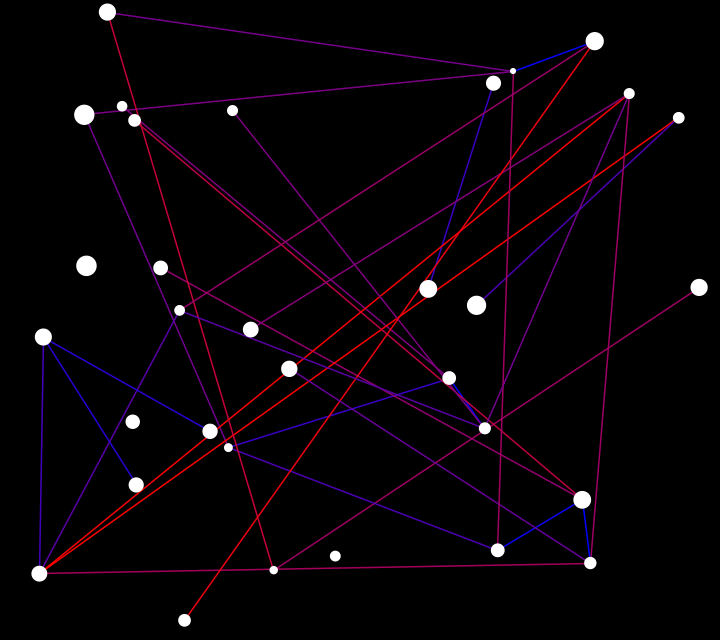
Frame 1 (no input)
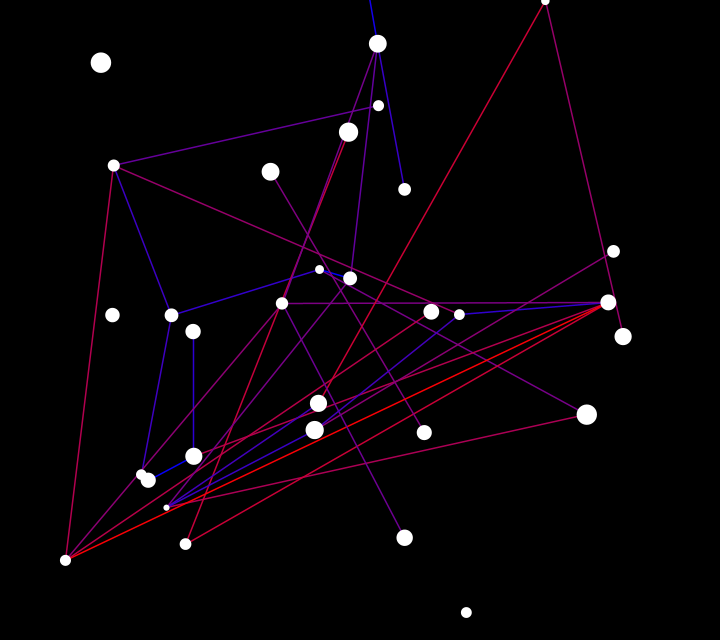
Frame 60 (the mouse pressed at the canvas centre just before this capture)
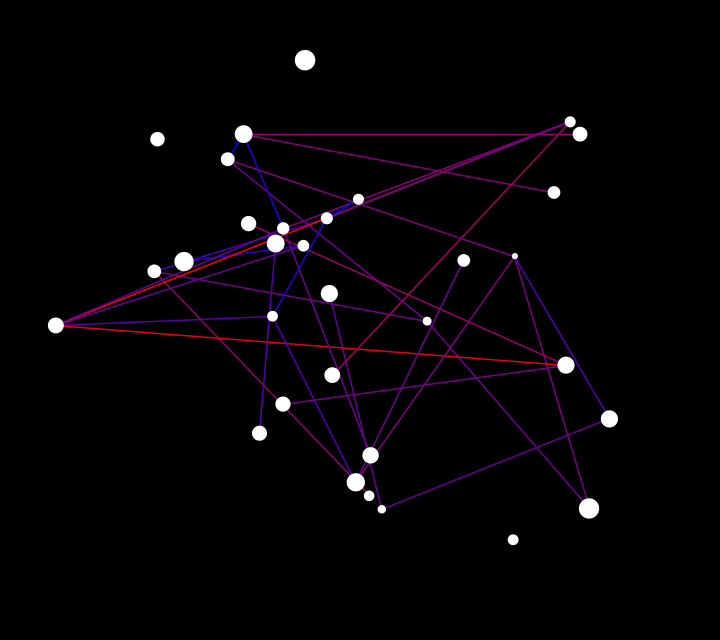
Frame 120 (the mouse held since frame 60 and released just before this capture)

The Processing sketch that drew these frames (run headless with seeded random() and noise(); from frame 60 on, the mouse is pressed at the canvas centre):

// Processing sketch: MessyTension
// ── MessyTension.pde
import java.util.Random;

class Mass {
  
  ArrayList<Spring> conns;
  
  float m;
  PVector p;
  PVector pp;
  
  PVector F;
  
}

class Spring {
  
  Mass m1, m2;
  
  // Rest length
  float rl;
  // Spring constant
  float k;
  
}

Random rng = new Random( );

ArrayList<Mass> actors;
final int nActors = 32;
final float mU = 7.5;
final float mS = 5;
final float svU = 0;
final float svS = 0.05;
ArrayList<Spring> springs;
final int nSprings = 32;
final float rlU = 0.35;
final float rlS = 0.25;
final float kU = 3;
final float kS = 1;

final float windScale = 0.75;
final float windStrength = 2.5;
final float windStep = 0.003;
final float keepStrength = 3;
final float neighDist = 0.05;
final float neighForce = 5;
float mousek = 0.25;
final float timeStep = 1.0 / 30 ;
final float velDamping = 0.0075;

final float mPixels = 2;

void setup( ) {
  
  size( 720, 640 );
  
  // Allocate
  actors = new ArrayList<Mass>( nActors );
  springs = new ArrayList<Spring>( nSprings );
  
  // Set up actors
  for( int adx = 0; adx < nActors; ++adx ) {
    
    Mass a = new Mass( );
    a.m = max( 0.01, mS * (float) rng.nextGaussian( ) / 3.0 + mU );
    a.p = new PVector( 2 * rng.nextFloat( ) - 1, 2 * rng.nextFloat( ) - 1 );
    a.pp = new PVector( svS * (float) rng.nextGaussian( ) / 3.0 + svU, 0 );
    a.pp.rotate( rng.nextFloat( ) * PI );
    a.pp.add( a.p );
    a.F = new PVector( 0, 0 );
    
    actors.add( a );
    
  }
  
  // Set up springs
  for( int sdx = 0; sdx < nSprings; ++sdx ) {
    
    int sm = rng.nextInt( nActors );
    int tm = sm;
    while( tm == sm )
      tm = rng.nextInt( nActors );
      
    Spring s = new Spring( );
    s.m1 = actors.get( sm );
    s.m2 = actors.get( tm );
    s.rl = rlS * (float) rng.nextGaussian( ) / 3.0 + rlU;
    s.k = max( 0.01, kS * (float) rng.nextGaussian( ) / 3.0 + kU );
    
    springs.add( s );
    
  }
  
  // Target frame rate
  frameRate( 30 );
  
}

int drawMode = 0;

void draw( ) {
  
  background( 0 );
  
  // Apply all springs
  PVector fDir = new PVector( );
  float mag;
  float mSm = Float.POSITIVE_INFINITY;
  float MSm = Float.NEGATIVE_INFINITY;
  for( Spring s : springs ) {
    
    // fDir = m1 -> m2
    fDir.set( s.m2.p );
    fDir.sub( s.m1.p );
    
    mag = fDir.mag( );
    
    // F = k x
    fDir.mult( s.k * ( mag - s.rl ) );
    
    // Add to force accumulators
    s.m1.F.add( fDir );
    fDir.mult( -1 );
    s.m2.F.add( fDir );
    
    if( mag > MSm )
      MSm = mag;
    if( mag < mSm )
      mSm = mag;
    
  }
  
  // Remaining forces are all based on actors alone
  Mass m, n;
  PVector np = new PVector( );
  PVector v = new PVector( );
  for( int mdx = 0; mdx < nActors; ++mdx ) {
    
    m = actors.get( mdx );
    
    // Apply noisy wind
    fDir.set( 2 * noise( windScale * 0.5 * ( m.p.x + 1 ), windScale * m.p.y, 0 + frameCount * windStep ) - 1, 2 * noise( windScale * 0.5 * ( m.p.x + 1 ), windScale * m.p.y, 3 + frameCount * windStep ) - 1 );
    fDir.div( sqrt( 2 ) ); // Make polar normal
    fDir.mult( windStrength );
    m.F.add( fDir );
    
    // Apply keeper
    fDir.set( 0, 0 );
    fDir.sub( m.p );
    mag = fDir.mag( );
    if( mag > 0.8 ) {
      
      // keeperf_raw = 10 * ( x - 0.8 ) ^ 2
      fDir.mult( keepStrength * min( 10 * pow( mag - 0.8, 2 ), 1.6 ) );
      m.F.add( fDir );
      
    }
    
    // Repel neighbors
    for( int ndx = 0; ndx < nActors; ++ndx ) {
      if( ndx == mdx )
        continue;
    
      n = actors.get( ndx );
      
      fDir.set( n.p );
      fDir.sub( m.p );
      
      mag = fDir.mag( );
      
      if( mag < neighDist ) {
        
        // Repellant_raw = ( -nF ) / ( nD ) x + nF
        fDir.mult( m.m * ( ( 1.0 - neighForce ) / neighDist * mag + neighForce ) );
        n.F.add( fDir );
        
      }
      
    }
    
    // Attract to mouse
    fDir.set( 2.0 * mouseX / pixelWidth - 1, 2.0 * mouseY / pixelHeight - 1 );
    fDir.sub( m.p );
    fDir.mult( mousek );
    m.F.add( fDir );
    
  }
  
  // Update loop
  for( int mdx = 0; mdx < nActors; ++mdx ) {
    
    m = actors.get( mdx );
    
    // Verlet integrate
    // np = 2 * p - pp + a * t^2
    np.set( m.p );
    np.mult( 2 );
    np.sub( m.pp );
    m.F.mult( timeStep * timeStep / m.m );
    np.add( m.F );
    
    // Calculate velocity
    v.set( np );
    v.sub( m.p );
    
    // Dampen
    v.mult( 1.0 - velDamping );
    
    // Update object
    m.pp.set( m.p );
    m.p.add( v );
    m.F.set( 0, 0 );
    
  }
  
  // Springs in 0, 3
  if( drawMode == 0 || drawMode == 3 ) {
    
    // Draw settings for springs
    noFill( );
    strokeWeight( 1.5 );
    
    // Draw springs
    for( Spring s : springs ) {
      
      fDir.set( s.m2.p );
      fDir.sub( s.m1.p );
      
      mag = fDir.mag( );
      
      stroke( lerpColor( color( 0, 0, 255 ), color( 255, 0, 0 ), ( mag - mSm ) / ( MSm - mSm ) ) );
      line(
        0.5 * ( s.m1.p.x + 1 ) * pixelWidth, 0.5 * ( s.m1.p.y + 1 ) * pixelHeight,
        0.5 * ( s.m2.p.x + 1 ) * pixelWidth, 0.5 * ( s.m2.p.y + 1 ) * pixelHeight
      );
      
    }
    
  }
  
  // Masses drawn in modes 0, 2, 3
  if( drawMode == 0 || drawMode == 2 || drawMode == 3 ) {
    
    // Draw settings for masses
    fill( 255 );
    noStroke( );
    
    // Draw masses
    for( int mdx = 0; mdx < nActors; ++mdx ) {
    
      m = actors.get( mdx );
      
      // Draw masses
      ellipse( 0.5 * ( m.p.x + 1 ) * pixelWidth, 0.5 * ( m.p.y + 1 ) * pixelHeight, m.m * mPixels, m.m * mPixels );
      
    }
    
  }
  
  // DrawMode 3 does something special
  if( drawMode == 3 ) {
    
  }
  
  // DrawMode 1 is the x wind field
  if( drawMode == 1 ) {
    
    loadPixels( );
    
    int pdx;
    for( int dx = 0; dx < pixelWidth; ++dx ) {
      for( int dy = 0; dy < pixelHeight; ++dy ) {
        
        pdx = dx + dy * pixelWidth;
        
        pixels[ pdx ] = color( 255 * noise( windScale * dx / pixelWidth, windScale * dy / pixelHeight, 0 + frameCount * windStep ) );
        
      }
    }
    
    updatePixels( );
    
  }
  
}

void keyPressed( ) {
  
  if( key == '1' )
    drawMode = 0;
  else if( key == '2' )
    drawMode = 1;
  else if( key == '3' )
    drawMode = 2;
  else if( key == '4' )
    drawMode = 3;
  
}

void mouseWheel( MouseEvent e ) {
  
  mousek -= 0.01 * e.getCount( );
  
  System.out.println( mousek );
  
}
